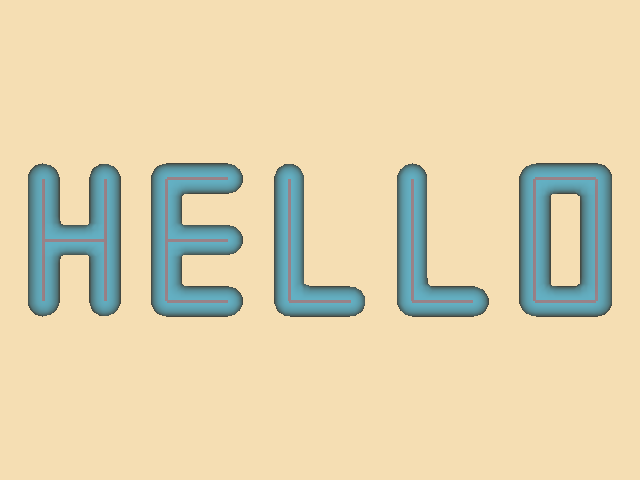

Write Python code to recreate this figure.
#!/usr/bin/env python

# Thicken a stroked font using implicit modelling and contouring.

import os
from pathlib import Path

# Factory overrides: importing these modules registers the OpenGL rendering
# and interaction style implementations for vtkRenderingCore factory classes.
import vtkmodules.vtkInteractionStyle  # noqa: F401
import vtkmodules.vtkRenderingOpenGL2  # noqa: F401

# VTK pipeline classes used in this example
from vtkmodules.vtkFiltersCore import vtkContourFilter
from vtkmodules.vtkFiltersHybrid import vtkImplicitModeller
from vtkmodules.vtkIOLegacy import vtkPolyDataReader
from vtkmodules.vtkRenderingCore import (
    vtkActor,
    vtkCamera,
    vtkPolyDataMapper,
    vtkRenderWindow,
    vtkRenderWindowInteractor,
    vtkRenderer,
)

# Colors (normalized RGB)
tomato = (1.000, 0.388, 0.278)
peacock = (0.200, 0.631, 0.788)
wheat = (0.961, 0.871, 0.702)

# Data file
data_dir = Path(os.environ.get("VPE_DATA_DIR", Path(__file__).parent))
file_name = str(data_dir / "hello.vtk")

# Reader: load the stroked font lines
reader = vtkPolyDataReader()
reader.SetFileName(file_name)

# Mapper: map the original lines to graphics primitives
line_mapper = vtkPolyDataMapper()
line_mapper.SetInputConnection(reader.GetOutputPort())

# Actor: display the original lines
line_actor = vtkActor()
line_actor.SetMapper(line_mapper)
line_actor.GetProperty().SetColor(tomato)
line_actor.GetProperty().SetLineWidth(3.0)

# Filter: compute distance field from the line geometry
imp = vtkImplicitModeller()
imp.SetInputConnection(reader.GetOutputPort())
imp.SetSampleDimensions(110, 40, 20)
imp.SetMaximumDistance(0.25)
imp.SetModelBounds(-1.0, 10.0, -1.0, 3.0, -1.0, 1.0)

# Filter: extract the isosurface at distance 0.25
contour = vtkContourFilter()
contour.SetInputConnection(imp.GetOutputPort())
contour.SetValue(0, 0.25)

# Mapper: map the thickened surface to graphics primitives
imp_mapper = vtkPolyDataMapper()
imp_mapper.SetInputConnection(contour.GetOutputPort())
imp_mapper.ScalarVisibilityOff()

# Actor: display the thickened surface
imp_actor = vtkActor()
imp_actor.SetMapper(imp_mapper)
imp_actor.GetProperty().SetColor(peacock)
imp_actor.GetProperty().SetOpacity(0.5)

# Renderer: assemble the scene
renderer = vtkRenderer()
renderer.AddActor(line_actor)
renderer.AddActor(imp_actor)
renderer.SetBackground(wheat)

# Window: display the rendered scene
render_window = vtkRenderWindow()
render_window.AddRenderer(renderer)
render_window.SetWindowName("hello")
render_window.SetMultiSamples(0)
render_window.SetSize(640, 480)

# Scene: configure the camera
camera = vtkCamera()
camera.SetFocalPoint(4.5, 1, 0)
camera.SetPosition(4.5, 1.0, 6.73257)
camera.SetViewUp(0, 1, 0)
renderer.SetActiveCamera(camera)
renderer.ResetCamera()
camera.Dolly(1.3)
camera.SetClippingRange(1.81325, 90.6627)

# Interactor: handle mouse and keyboard events
render_window_interactor = vtkRenderWindowInteractor()
render_window_interactor.SetRenderWindow(render_window)

# Launch the interactive visualization
render_window_interactor.Initialize()
render_window_interactor.Start()
